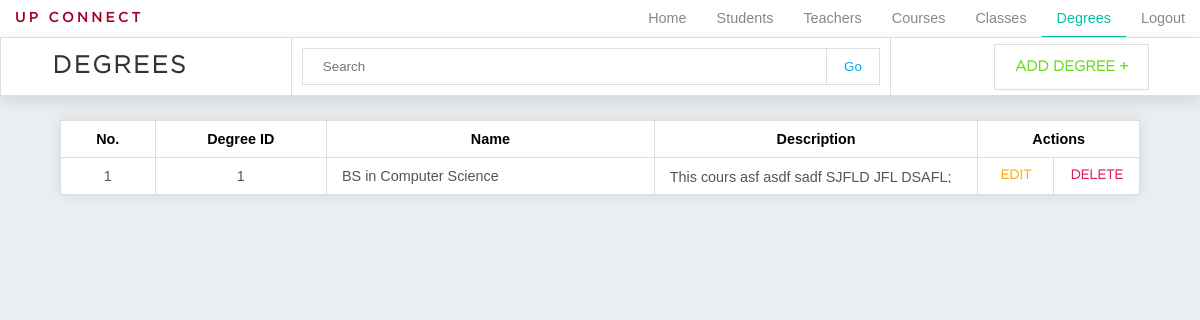
Page /admin_degrees.php on the committed database.
### tables this page shows
CREATE TABLE `degree` (
  `degree_id` int(11) NOT NULL,
  `degree_name` varchar(30) NOT NULL,
  `description` text NOT NULL
);

### admin_degrees.php (the view, shortened to what this page needs)
<!DOCTYPE html>
<html>
<head>
	<link rel="stylesheet" type="text/css" href="css/admin/general.css">
	<link rel="stylesheet" type="text/css" href="css/admin/navigation.css">
	<link rel="stylesheet" type="text/css" href="css/admin/search.css">
	<link rel="stylesheet" type="text/css" href="css/admin/table.css">
	<link rel="stylesheet" type="text/css" href="css/admin/modal_add.css">
</head>
<body>
	<?php
		require "connect.php";
		require "admin_nav.php";
	?>
	<div id="container">
		<header class="table-header">
			<a href="admin_degrees.php" class="current"><h1>Degrees</h1></a>
			<form action="admin_degrees.php" class="search" method="POST">
				<input type="text" name="keyword" placeholder="Search">
				<input type="submit" name="search" value="Go">
			</form>
			<a class="button add" href="admin_add_degree.php">Add Degree +</a>
		</header>
		<?php
			if (isset($_POST['search'])) {
				$keyword = $_POST['keyword'];
				$query = "SELECT * FROM degree
						  WHERE degree_id
						  LIKE '%$keyword%'
						  OR degree_name
						  LIKE '%$keyword%'";
			} else{
				$query = "SELECT * FROM degree";
			}
				$result = mysqli_query($dbconn, $query);
				$data = [];
				if(mysqli_affected_rows($dbconn)){
					while($row = mysqli_fetch_assoc($result)){
					$data[] = $row;
					}
				}
			if(count($data)>0){ ?>
				<table>
				  	<tr>
					    <th>No.</th>
					    <th>Degree ID</th>
					    <th>Name</th>
					    <th>Description</th>
					    <th colspan="4">Actions</th>
				  	</tr>
				<?php
					$number = 1;
					foreach ($data as $value): ?>
					<tr>
						<td class="center"><?=$number;?></td>
						<td class="center"><?=$value['degree_id']?></td>
						<td><?=$value['degree_name']?></td>
						<td class="description"><p><?=$value['description']?></p></td>
						<td class="button-container"><button class="button table edit" id="edit<?=$number?>" onclick="showeditmodal(<?=$number?>)">Edit</button></td>
						<td class="button-container"><button class="button table delete" id="delete<?=$number?>" onclick="showdeletemodal(<?=$number?>)">Delete</button></td>
					</tr>
				<?php
				$number++;
				endforeach;
				?>
				</table>
				<?php } else { ?>
					<h2 class="no-results">NO RESULTS</h2> <?php
				} ?>
	</div>
</body>
</html>

### css/admin/general.css (style rules this page uses)
*,body,html { padding: 0; margin: 0; }
body { background-color: #ECEFF1; }
.current { text-decoration: none; border-bottom: 2px solid rgba(0,0,0,0); transition: 0.2s; }
.table-header { background-color: white; width: 100%; box-shadow: 0 6px 15px rgba(0,0,0,0.1); border: 1px solid #DDD; display: flex; justify-content: space-around; align-items: center; border-collapse: collapse; top: 37px; position: fixed; z-index: 1; }
.table-header h1 { font-size: 1.5em; font-family: GothamLight; text-transform: uppercase; letter-spacing: 0.1em; color: #333; text-align: center; display: block; background-color: white; }
.button { font-family: GothamLight; font-weight: bold; font-size: 0.9em; text-transform: uppercase; display: block; background-color: white; padding: 10px 15px; margin: auto; border: none; transition: 0.2s; border: 1px solid #DDD; }
.add { padding: 15px 20px; border: 1px solid #DDD; color: #64DD17; font-size: 0.9em; margin: 0; text-decoration: none; }

### css/admin/search.css (style rules this page uses)
.search { display: flex; background-color: white; padding: 10px; width: 50%; box-sizing: border-box; margin: 0; border: 1px solid #DDD; border-width: 0 1px; }
.search input[type=text] { border: 1px solid #DDD; border-width: 1px 0 1px 1px; padding: 10px 20px; width: auto; margin: 0; width: 90%; }
.search input[type=submit] { width: 10%; margin: 0; background-color: white; border: 1px solid #DDD; color: #03A9F4; transition: 0.2s; }

### css/admin/table.css (style rules this page uses)
table, th, td { border-collapse: collapse; }
table { width: 90%; box-shadow: 0 0 15px rgba(0,0,0,0.1); margin: 120px auto 20px auto; }
th, td { padding: 10px 15px; background-color: white; border: 1px solid #DDD; margin: 0; font-family: Arial; font-size: 0.9em; }
td { color: #555; }
td.center { text-align: center; }
.button-container { width: 75px; padding: 0; }
td .button { width: 100%; border-color: white; }
.edit.button { color: #FFAB00; }
.delete.button { color: #D81B60; }
.description { width: 30%; overflow: hidden; }
.description p { text-overflow: ellipsis; word-wrap: break-word; height: 1em; overflow: hidden; }

### rows in the picture
degree: degree_id "1", degree_name "BS in Computer Science", description "This cours asf asdf sadf SJFLD JFL DSAFL;…"
